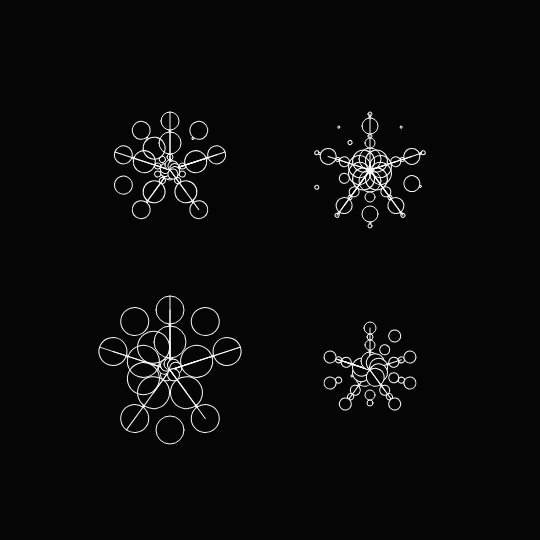
Frame 1 (no input)
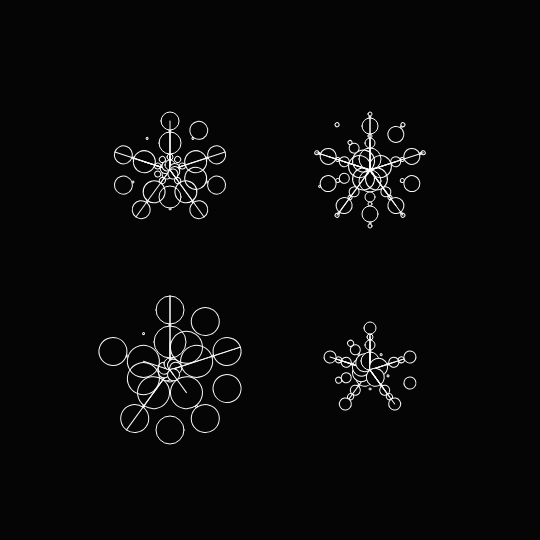
Frame 2 (the mouse pressed at the canvas centre, redrawn once)

The p5.js sketch that drew these frames (run headless with seeded random() and noise() and a simulated clock; the mouse was pressed at the canvas centre and the sketch redrawn once):

// p5.js sketch
// ── sketch.js
const clrs = [5, 250]
const grfc = []
const totalElements = 10
const len = 100

function setup() {
	createCanvas(540, 540)
	for (let j = 0; j < 4; j++) {
		const randomSize = []
		const obj = []
		let left = len
		for (let i = 0; i < levels; i++) {
			const temp = random(random(random(left / 2)))
			randomSize.push(temp)
			left -= temp
		}
		for (let i = 0; i < totalElements; i++) {
			const theta = (TWO_PI / totalElements) * i
			obj.push(new Element(theta, randomSize, i))
		}
		grfc.push(obj)
	}
	noLoop()
}

function draw() {
	background(clrs[0])
	translate(width / 2, height / 2)
	const offset = 100
	grfc.forEach((obj, index) => {
		push()
		switch (index) {
			case 0:
				translate(-offset, -offset)
				break
			case 1:
				translate(offset, -offset)
				break
			case 2:
				translate(offset, offset)
				break
			case 3:
				translate(-offset, offset)
				break
		}
		obj.forEach(elm => {
			elm.show()
		})
		pop()
	})
}
// ── grfc.js
const levels = 8

class Element {
  constructor(theta, randomSize, index) {
    this.theta = theta
    this.randomSize = randomSize
    this.index = index
  }

  show() {
    stroke(clrs[1])
    strokeWeight(1)
    noFill()
    push()
    rotate(this.theta)
    this.calcNext(0, 0)
    // line(0, 0, 0, len)
    pop()
  }

  calcNext(prevLen, curr) {
    if (this.randomSize[curr] < 10) fill(clrs[0])
    else noFill()
    if (this.index % 2) {
      ellipse(0, floor(this.randomSize[curr]) + prevLen, floor(this.randomSize[curr]) * 2)
      if (random(1) > 0.5) {
        line(0, 0, 0, floor(this.randomSize[curr]) + prevLen)
      }
    } else if (random(1) > 0.5) {
      ellipse(0, floor(this.randomSize[curr]) + prevLen, floor(this.randomSize[curr]) * 2)
    }
    if (curr < levels) {
      this.calcNext((floor(this.randomSize[curr]) * 2 + prevLen), ++curr)
    }
  }
}
